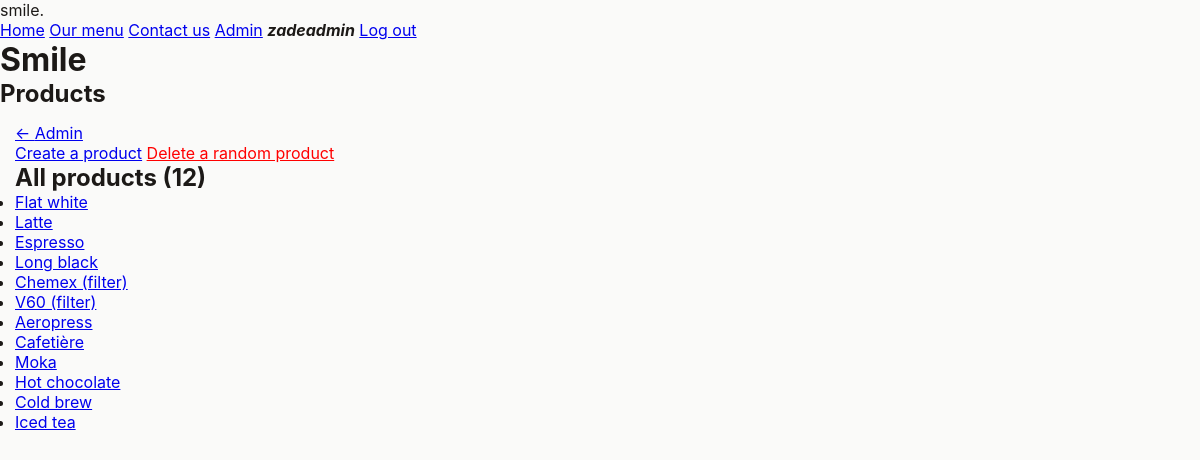
/admin/products (signed in), run on an earlier commit of the app's database.
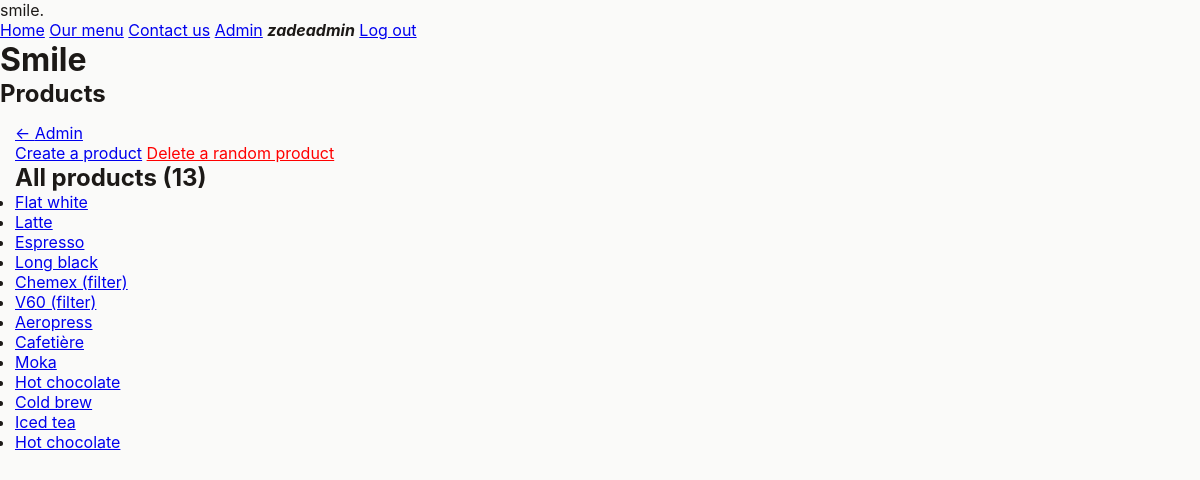
And on a later commit of the database.
### tables this page shows
CREATE TABLE "Products" (
	"id"	INTEGER NOT NULL UNIQUE,
	"name"	TEXT NOT NULL,
	"description"	TEXT NOT NULL,
	"size"	TEXT NOT NULL,
	"image_path"	TEXT NOT NULL,
	"price"	REAL NOT NULL,
	"category_id"	INTEGER NOT NULL DEFAULT 1,
	PRIMARY KEY("id" AUTOINCREMENT)
);

### server.py (the view)
@server.route("/admin/products", methods=["GET"])
@admin_only
def handle_admin_products():
    with get_db() as (connection, cursor):
        query = "SELECT id, name FROM Products"
        cursor.execute(query)
        res = cursor.fetchall()
        return render_template("pages/admin/products.jinja", user=g.user, products=res)

### server.py (called while the page is built)
def db_dict_factory(cursor, row):
    d = {}
    for idx, col in enumerate(cursor.description):
        d[col[0]] = row[idx]
    return d

@contextmanager
def get_db(*args, **kwds):
    db_connection = sqlite3.connect("smile.sqlite")
    db_connection.row_factory = db_dict_factory
    db_cursor = db_connection.cursor()
    try:
        yield (db_connection, db_cursor)
    finally:
        db_connection.close()

def get_user():
    if ("username" in session) and ("display_name" in session):
        username = session["username"]
        display_name = session["display_name"]
        admin = session["admin"]
        if username is None or display_name is None or admin is None:
            return False
        return {
            "username": username,
            "display_name": display_name,
            "admin": admin
        }
    return False

def admin_only(func):
    @wraps(func)
    def wrapper(*args, **kwargs):
        if not g.user:
            return redirect(f"/auth?m=You+are+not+logged+in")
        if (g.user["admin"] != True):
            return redirect("/?m=You+are+not+an+admin")
        return func(*args, **kwargs)
    return wrapper

### templates/pages/admin/products.jinja
{% extends "base.jinja" %}
{% set title = "Admin - Products" %}
{% block pageheading %}
    Products
{% endblock pageheading %}
{% block main %}
    <div class="breadcrumbs">
        <a href="{{ url_for('handle_admin')}}" class="back-link">Admin</a>
    </div>
    <a href="{{ url_for('handle_admin_create_product')}}">Create a product</a>
    <a href="{{ url_for('handle_admin_delete_random_product')}}"
       class="danger-text"
       data-confirm>Delete a random product</a>
    <section>
        <h2>All products ({{ products|length }})</h2>
        <ul>
            {% for item in products %}
                <li>
                    <a href="{{ url_for('handle_admin_product_info', product_id=item.id)}}">{{ item.name }}</a>
                </li>
            {% endfor %}
        </ul>
    </section>
{% endblock main %}

What changed in the data, as far as the page shows it:
added Products: name "Hot chocolate"
Also different on the page:
{{ products|length }}: "12" → "13"
